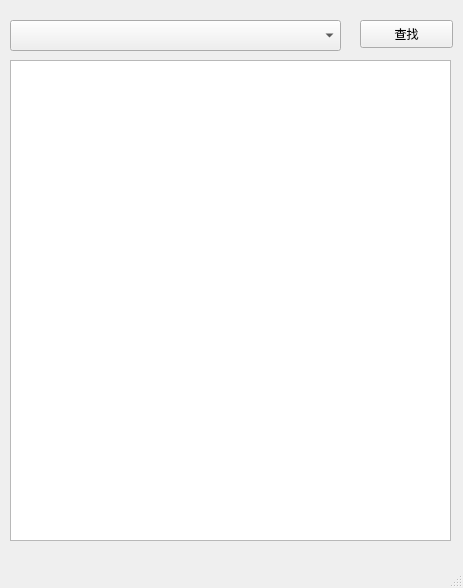
<?xml version="1.0" encoding="UTF-8"?>
<ui version="4.0">
 <class>MainWindow</class>
 <widget class="QMainWindow" name="MainWindow">
  <property name="geometry">
   <rect>
    <x>0</x>
    <y>0</y>
    <width>463</width>
    <height>588</height>
   </rect>
  </property>
  <property name="windowTitle">
   <string>查询路径信息</string>
  </property>
  <widget class="QWidget" name="centralwidget">
   <widget class="QComboBox" name="comboBox">
    <property name="geometry">
     <rect>
      <x>10</x>
      <y>20</y>
      <width>331</width>
      <height>31</height>
     </rect>
    </property>
   </widget>
   <widget class="QPushButton" name="pushButton">
    <property name="geometry">
     <rect>
      <x>360</x>
      <y>20</y>
      <width>93</width>
      <height>28</height>
     </rect>
    </property>
    <property name="text">
     <string>查找</string>
    </property>
   </widget>
   <widget class="QTextBrowser" name="textBrowser">
    <property name="geometry">
     <rect>
      <x>10</x>
      <y>60</y>
      <width>441</width>
      <height>481</height>
     </rect>
    </property>
   </widget>
  </widget>
  <widget class="QMenuBar" name="menubar">
   <property name="geometry">
    <rect>
     <x>0</x>
     <y>0</y>
     <width>463</width>
     <height>26</height>
    </rect>
   </property>
  </widget>
  <widget class="QStatusBar" name="statusbar"/>
 </widget>
 <resources/>
 <connections/>
</ui>
